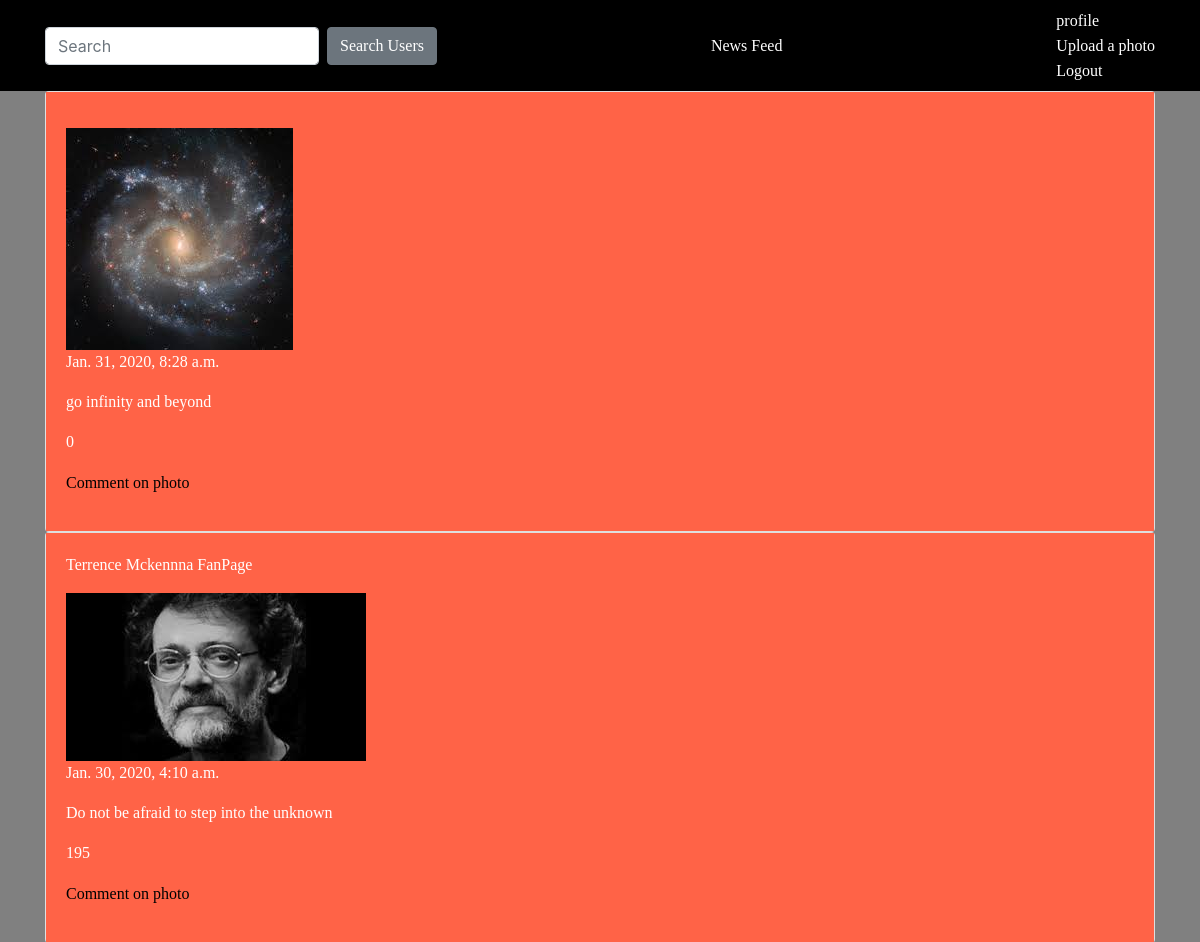
The app's page / (signed in, upper part), older data.
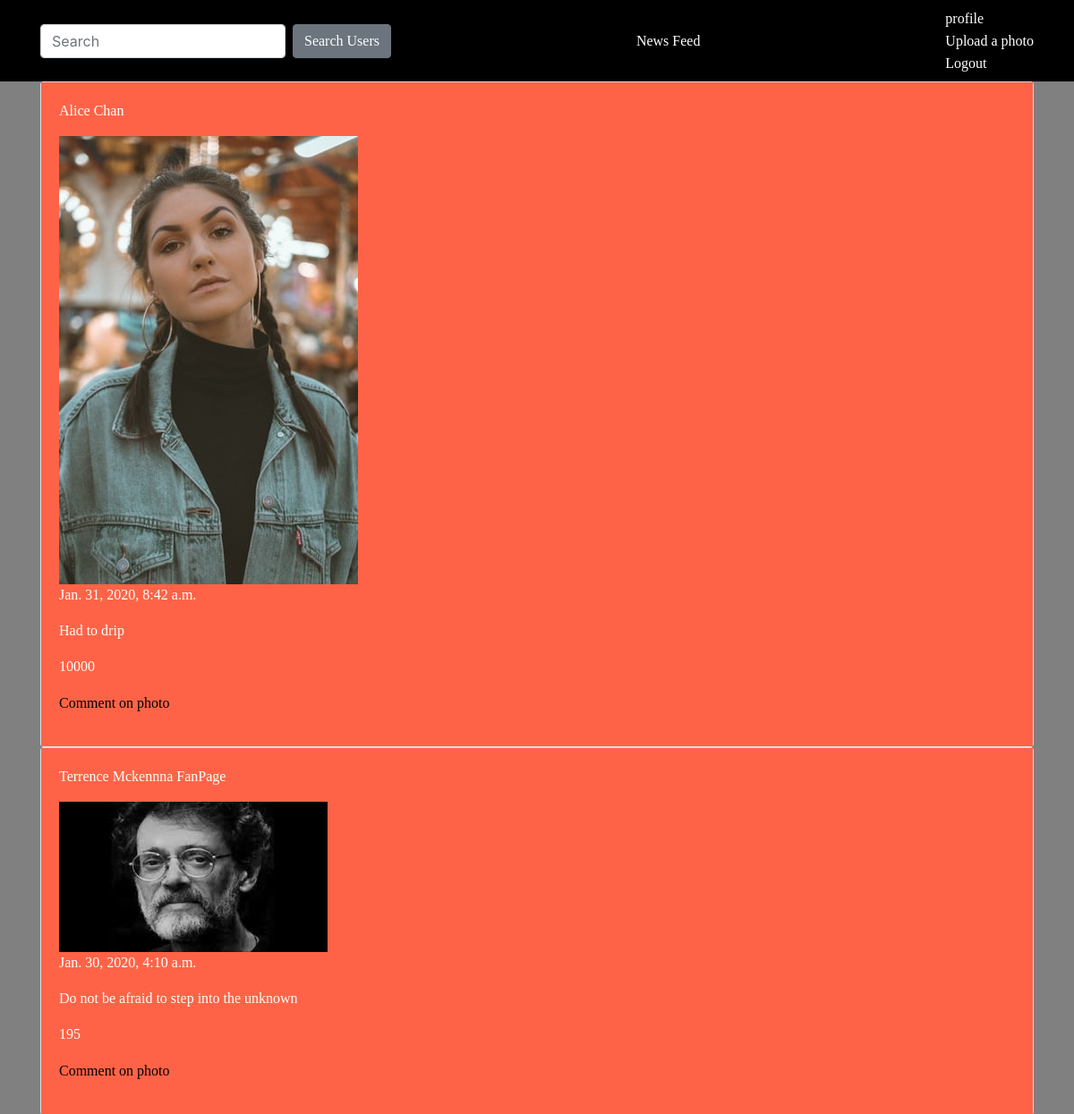
The same page, newer data.
### instagram/models.py (models this page shows, shortened)
class Post(models.Model):
    image= models.ImageField(default="default.jpg", upload_to="profile_pics")
    name = models.CharField(max_length=100)
    caption = models.TextField(max_length=250)
    likes = models.IntegerField(default=0,)
    post_date = models.DateTimeField(auto_now_add=True)
    masterkey = models.ForeignKey(User, on_delete=models.CASCADE)

### instagram/views.py (the view)
# urls.py: url(r'^$', DbListView.as_view(), name='index'),
class DbListView(LoginRequiredMixin,ListView):
    model = Post
    template_name = 'main/index.html'
    context_object_name = 'posts'
    ordering = ['-post_date']

### templates/main/index.html (shortened to what this page needs)
{%extends "main/base.html"%} {%block content%}
<div class="container">
  {% for post in posts %}
  <div class="card">
    <div class="card-body" style="background-color: tomato;">
      <p style="font-family:'Kelly Slab', cursive; color: white; "><a href=" {% url 'post-detail' post.id %}"
          style="color: white;">
          {{post.name}}</a></p>
      <img src="{{post.image.url}}" />
      <p style="color: white;  font-family:'Kelly Slab', cursive; ">{{post.post_date}}</p>
      <p style="color: white; font-family:'Kelly Slab', cursive;">{{post.caption}}</p>
      <p style="color: white; font-family:'Kelly Slab', cursive; ">{{post.likes}}</p>
      <p><a href="{% url 'post-comment' post.id %}" style="color:black; font-family:'Kelly Slab',
          cursive; ">Comment on photo</a></p>
    </div>
  </div>
  {%endfor%}
</div>
{%endblock%}

### templates/main/base.html (shortened to what this page needs)
{% load static %}
<!DOCTYPE html>
<html lang="en">
<head>
    {%block styles%}
    <link rel="stylesheet" href="https://stackpath.bootstrapcdn.com/bootstrap/4.4.1/css/bootstrap.min.css">
    <link rel="stylesheet" href="{% static 'css/main.css' %}">
    {%endblock%}
</head>
<body style="background-color: grey;">
    <nav class="navbar navbar" style="background-color: black;">
        <div class="container">
            <form action="{%url 'search' %}" method="GET" class="form-inline">
                <input name='search' class="form-control mr-sm-2" type="search" placeholder="Search"
                    aria-label="Search">
                <button class="btn btn-secondary" type="submit" style="font-family:'Kelly Slab',
                    cursive;">Search Users</button>
            </form>
            <div>
                <a href="/" style="font-family:'Kelly Slab', cursive;  color: white;"> News Feed</a>
            </div>
            <div>
                {% if request.user.is_authenticated %}
                <div>
                    <a href="{% url 'profile' %}" style="font-family:'Kelly Slab', cursive;   color: white;">profile</a>
                </div>
                <div>
                    <a href="{% url 'post-create' %}" style="font-family:'Kelly Slab',
                        cursive; color: white; ">Upload a photo</a>
                </div>
                <div>
                    <a href="{% url 'logout' %}" style="font-family:'Kelly Slab', cursive; color: white;">Logout</a>
                </div>
                {% else %}
                <a href="{% url 'login' %}" style="font-family:'Kelly Slab', cursive; color: white;">Login</a>
                <a href="{% url 'register'%}" style=" font-family:'Kelly Slab', cursive; color: white; ">Register</a>
                {% endif %}
            </div>
        </div>
    </nav>
    {%block content%}
    {%endblock%}
</body>
</html>

Row changes from the older to the newer data that the page shows:
removed Post: image (picture), post_date "Jan. 31, 2020, 8:28 a.m.", caption "go infinity and beyond", likes "0"
added Post: name "Alice Chan", image (picture), post_date "Jan. 31, 2020, 8:42 a.m.", caption "Had to drip", likes "10000"
